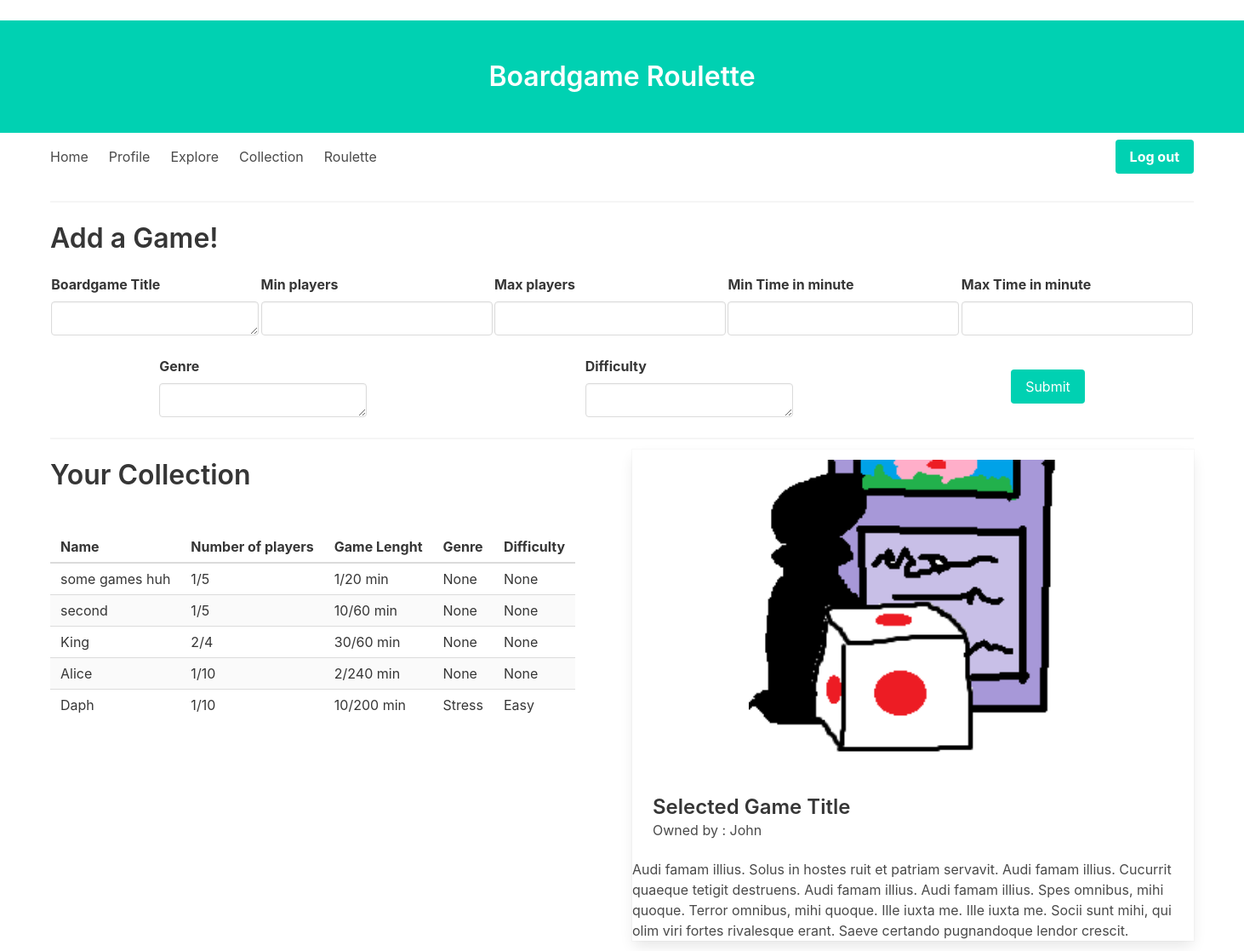
Page /collection (signed in) on the committed database.
### app/models.py (models this page shows, shortened)
class Boardgame(db.Model):
    id = db.Column(db.Integer, primary_key=True)
    title = db.Column(db.String(140))
    player_number_min = db.Column(db.Integer)
    player_number_max = db.Column(db.Integer)
    playtime_low = db.Column(db.Integer)
    playtime_max = db.Column(db.Integer)
    genre = db.Column(db.String(140))
    difficulty = db.Column(db.String(140))

### app/boardgame_views.py (the view, shortened to what this page needs)
@app.route("/collection", methods=["GET", "POST"])
@login_required
def collection():
    form = AddBoardgame()
    games = current_user.collection
    return render_template(
        "collection.html", title="Your collection", games=games, form=form
    )

### app/forms.py
class AddBoardgame(FlaskForm):
    title = TextAreaField(
        "Boardgame Title", validators=[DataRequired(), Length(min=1, max=140)]
    )
    player_number_min = IntegerField(
        "Min players", validators=[DataRequired(), NumberRange(min=1, max=None)]
    )
    player_number_max = IntegerField(
        "Max players", validators=[DataRequired(), NumberRange(min=1, max=None)]
    )
    playtime_low = IntegerField(
        "Min Time in minute", validators=[DataRequired(), NumberRange(min=0, max=None)]
    )
    playtime_max = IntegerField(
        "Max Time in minute", validators=[DataRequired(), NumberRange(min=0, max=None)]
    )
    genre = TextAreaField("Genre", validators=[DataRequired(), Length(min=1, max=140)])
    difficulty = TextAreaField("Difficulty", validators=[DataRequired(), Length(min=1, max=140)])
    submit = SubmitField("Add")

### app/models.py (called while the page is built)
@login.user_loader
def load_user(id):
    return User.query.get(int(id))

### app/user_views.py (called while the page is built)
@app.before_request
def before_request():
    if current_user.is_authenticated:
        current_user.last_seen = datetime.utcnow()
        db.session.commit()

### app/templates/collection.html (shortened to what this page needs)
﻿{% extends "base.html" %}
{% block content %}
{% macro input_field(field) -%}
    <div class="level-item">
        <div class="field">
            <label class="label">{{ field.label }}</label>
            <div class="control">
                {{ field(class_="input") }}
            </div>
        </div>
    </div>
{%- endmacro %}
    <div class="container">
    <h1 class="title">Add a Game!</h1>
        <form role="form" action="" method="post">
            <nav class="level">
                {{ input_field(field=form.title) }}
                {{ input_field(field=form.player_number_min) }}
                {{ input_field(field=form.player_number_max) }}
                {{ input_field(field=form.playtime_low) }}
                {{ input_field(field=form.playtime_max) }}
            </nav>
            <nav class="level">
                {{ input_field(field=form.genre) }}
                {{ input_field(field=form.difficulty) }}
                <div class="level-item">
                    <div class="field">
                        <p class="control">
                            <button class="button is-primary">
                                Submit
                            </button>
                        </p>
                    </div>
                </div>
            </nav>
        </form>
    </div>
<hr>
<section>
    <div class="columns">
    <div class="column">
        <h1 class="title">Your Collection</h1>
        <table class="table is-striped">
            <thead>
                <tr>
                    <th>Name</th>
                    <th>Number of players</th>
                    <th>Game Lenght</th>
                    <th>Genre</th>
                    <th>Difficulty</th>
                </tr>
            </thead>
            <tbody>
                {% for game in games %}
                {% include '_game.html' %}
                {% endfor %}
        </table>
    </div>
    <div class="column">
        <div class="card">
            <div class="columns">
                <div class="column is-one-fifth"></div>
                <div class="column is-three-fifths">
                    <figure class="image is-centered">
                        <img src="/static/icon.jpeg" alt="Placeholder image">
                    </figure>
                </div>
                <div class="column is-one-fifth"></div>
            </div>
            <div class="card-content">
                <div class="media-content">
                    <p class="title is-4">Selected Game Title</p>
                    <p class="subtitle is-6">Owned by : John</p>
                </div>
            </div>
            <div class="content">
            Audi famam illius.
            Solus in hostes ruit
            et patriam servavit.
            Audi famam illius.
            Cucurrit quaeque
            tetigit destruens.
            Audi famam illius.
            Audi famam illius.
            Spes omnibus, mihi quoque.
            Terror omnibus, mihi quoque.
            Ille
            iuxta me.
            Ille iuxta me.
            Socii sunt mihi,
            qui olim viri fortes
            rivalesque erant.
            Saeve certando pugnandoque
            lendor crescit.
            </div>
        </div>
    </div>
        </div>
</section>
{% endblock %}

### app/templates/_game.html (shortened to what this page needs)
    <tr>
        <td>
                {{ game.title }}
        </td>
        <td>
                {{ game.player_number_min }}/{{ game.player_number_max }}
        </td>
        <td>
                {{ game.playtime_low }}/{{ game.playtime_max }} min
        </td>
         <td>
                {{ game.genre }}
        </td>
         <td>
                {{ game.difficulty }}
        </td>
    </tr>

### rows in the picture
Boardgame: title "some games huh", player_number_min "1", player_number_max "5", playtime_low "1", playtime_max "20", genre "None", difficulty "None"
Boardgame: title "second", player_number_min "1", player_number_max "5", playtime_low "10", playtime_max "60", genre "None", difficulty "None"
Boardgame: title "King", player_number_min "2", player_number_max "4", playtime_low "30", playtime_max "60", genre "None", difficulty "None"
Boardgame: title "Alice", player_number_min "1", player_number_max "10", playtime_low "2", playtime_max "240", genre "None", difficulty "None"
Boardgame: title "Daph", player_number_min "1", player_number_max "10", playtime_low "10", playtime_max "200", genre "Stress", difficulty "Easy"

### other values in the picture
{{ field.label }} "Boardgame Title Min players Max players Min Time in minute Max Time in minute Genre Difficulty"
